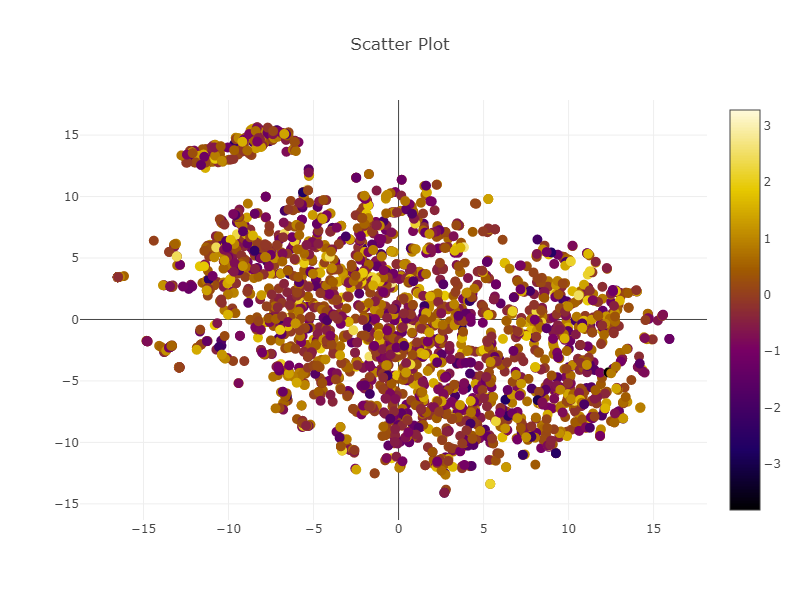

Recreate this plot in Python.
import os
import time
import plotly
import numpy as np
import pandas as pd
import multiprocessing
import sklearn.manifold
import plotly.graph_objs as go
import gensim.models.word2vec as w2v
from plotly.graph_objs import Layout
from sklearn.model_selection import train_test_split

import warnings
warnings.filterwarnings(action='ignore', category=UserWarning, module='gensim')

dataset = pd.read_excel("ml_lyrics.xlsx", header=0)

# Split the song into words and add each song as an array
corpus = []
count = 0
num_words = 0

# dimension for the word2vec model
num_features = 50
min_word_count = 1
max_word_count = 1000
num_parallel_threads = multiprocessing.cpu_count()
context_size = 7
sample = 1e-1
seed = 1

for i in dataset['Lyrics']:
    split_words = i.lower().split()
    num_words = len(split_words) + num_words
    corpus.append(split_words)


lyrics2vec = w2v.Word2Vec(
    sg=1,
    seed=seed,
    workers=num_parallel_threads,
    size=num_features,
    min_count=min_word_count,
    window=context_size,
    sample=sample
)

lyrics2vec.build_vocab(corpus)
print("Length of text corpus : %s " % len(corpus))
print("Number of words in the text corpus : %s " % num_words)


##################################################################################
# Train the lyrics2vec model

##################################################################################

start_time = time.time()
lyrics2vec.train(corpus, total_examples=len(corpus), epochs=1)

if not os.path.exists("trained"):
    os.makedirs("trained")

lyrics2vec.save(os.path.join("trained", "lyrics2vectors.w2v"))

print("Time taken to train the model is %s seconds " % (time.time() - start_time))

lyrics2vec = w2v.Word2Vec.load(os.path.join("trained", "lyrics2vectors.w2v"))

##################################################################################
# Normalized vector sum for each song

#################################################################################

def songvector(row):

    vector_sum = 0
    words = row.lower().split()
    for word in words:
        vector_sum = vector_sum + lyrics2vec[word]
    vector_sum = vector_sum.reshape(1, -1)
    normalised_vector_sum = sklearn.preprocessing.normalize(vector_sum)
    return normalised_vector_sum

dataset['song_vector'] = dataset['Lyrics'].apply(songvector)

song_vectors = []
train, test = train_test_split(dataset, test_size=0.0)

for song_vector in train['song_vector']:
    song_vectors.append(song_vector)

X = np.array(song_vectors).reshape((4330, 50))

######################################################################################
# T-SNE

######################################################################################

tsne = sklearn.manifold.TSNE(n_components=2, n_iter=300, random_state=0, verbose=2)
all_word_vectors_matrix_2d = tsne.fit_transform(X)
df = pd.DataFrame(all_word_vectors_matrix_2d, columns=['X', 'Y'])
df.head(10)

train.head()

df.reset_index(drop=True, inplace=True)
train.reset_index(drop=True, inplace=True)

# Join the dataframe to get the X, Y co-ordinate
songs_2d = pd.concat([train, df], axis=1)
songs_2d.head()

# Plotting the result on a scatter plot
trace1 = go.Scatter(
    y=songs_2d['Y'],
    x=songs_2d['X'],
    text=songs_2d['Title'],
    mode='markers',
    marker=dict(
        size='10',
        color=np.random.randn(5000),
        colorscale='Electric',
        showscale=True,
    )
)

image = plotly.offline.plot({
    "data": [trace1],
    "layout": Layout(title="Scatter Plot")},
    auto_open=True, image='png', image_filename='Scatter_Plot',
    output_type='file', image_width=800, image_height=600,
    filename='Scatter Plot.html', validate=False
)


